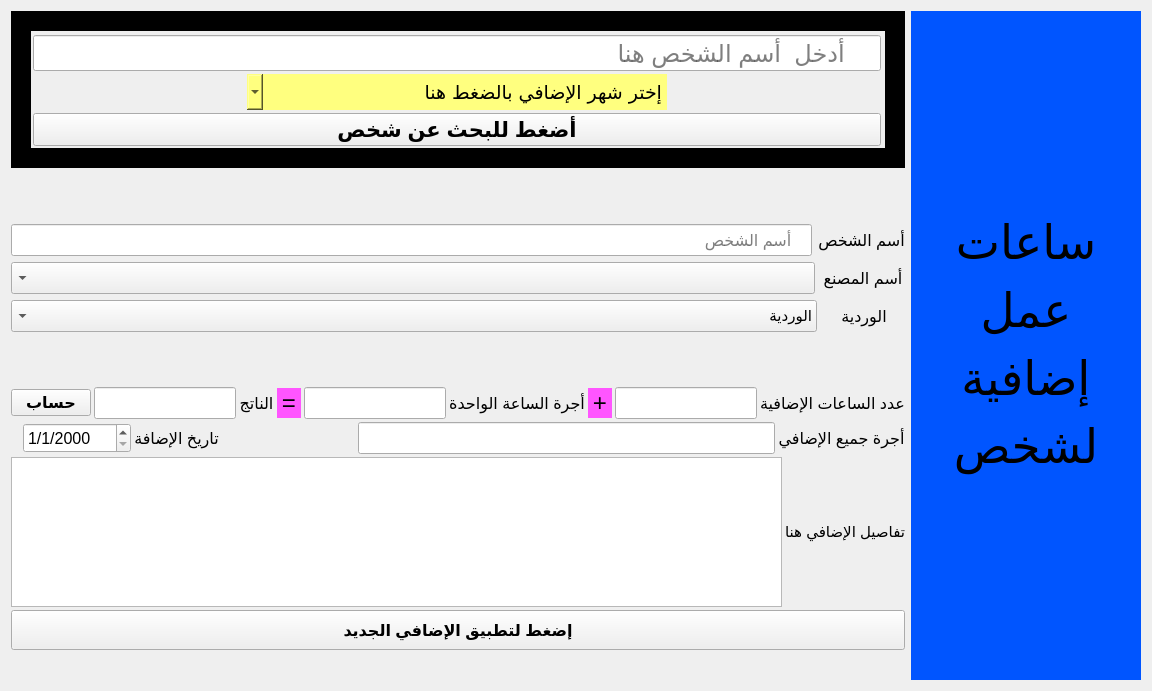
            <widget class="QWidget" name="page_8">
             <layout class="QVBoxLayout" name="verticalLayout_17">
              <item>
               <layout class="QGridLayout" name="gridLayout_4">
                <item row="0" column="0">
                 <widget class="QGroupBox" name="groupBox_4">
                  <property name="styleSheet">
                   <string notr="true">QGroupBox{
border:20px solid rgb(0, 0, 0);
}</string>
                  </property>
                  <property name="title">
                   <string/>
                  </property>
                  <layout class="QVBoxLayout" name="verticalLayout_16">
                   <property name="spacing">
                    <number>3</number>
                   </property>
                   <property name="leftMargin">
                    <number>2</number>
                   </property>
                   <property name="topMargin">
                    <number>4</number>
                   </property>
                   <property name="rightMargin">
                    <number>4</number>
                   </property>
                   <property name="bottomMargin">
                    <number>2</number>
                   </property>
                   <item>
                    <widget class="QLineEdit" name="lineEdit_197">
                     <property name="minimumSize">
                      <size>
                       <width>0</width>
                       <height>32</height>
                      </size>
                     </property>
                     <property name="maximumSize">
                      <size>
                       <width>16777215</width>
                       <height>40</height>
                      </size>
                     </property>
                     <property name="font">
                      <font>
                       <family>Segoe UI</family>
                       <pointsize>18</pointsize>
                       <italic>false</italic>
                       <bold>false</bold>
                      </font>
                     </property>
                     <property name="placeholderText">
                      <string>     أدخل  أسم الشخص هنا</string>
                     </property>
                    </widget>
                   </item>
                   <item>
                    <layout class="QHBoxLayout" name="horizontalLayout_17">
                     <item>
                      <widget class="QLabel" name="label_50">
                       <property name="minimumSize">
                        <size>
                         <width>0</width>
                         <height>0</height>
                        </size>
                       </property>
                       <property name="maximumSize">
                        <size>
                         <width>211</width>
                         <height>16777215</height>
                        </size>
                       </property>
                       <property name="font">
                        <font>
                         <pointsize>20</pointsize>
                        </font>
                       </property>
                       <property name="styleSheet">
                        <string notr="true">border:0px solid rgb(0,0,0);</string>
                       </property>
                       <property name="text">
                        <string/>
                       </property>
                      </widget>
                     </item>
                     <item>
                      <widget class="QComboBox" name="comboBox_7">
                       <property name="minimumSize">
                        <size>
                         <width>0</width>
                         <height>36</height>
                        </size>
                       </property>
                       <property name="font">
                        <font>
                         <family>SimSun-ExtB</family>
                         <pointsize>14</pointsize>
                         <bold>false</bold>
                        </font>
                       </property>
                       <property name="layoutDirection">
                        <enum>Qt::RightToLeft</enum>
                       </property>
                       <property name="styleSheet">
                        <string notr="true">border:0px solid rgb(0,0,0);
background-color: rgb(255, 255, 127);</string>
                       </property>
                       <item>
                        <property name="text">
                         <string>                           إختر شهر الإضافي بالضغط هنا</string>
                        </property>
                       </item>
                      </widget>
                     </item>
                     <item>
                      <widget class="QLabel" name="label_51">
                       <property name="minimumSize">
                        <size>
                         <width>0</width>
                         <height>0</height>
                        </size>
                       </property>
                       <property name="maximumSize">
                        <size>
                         <width>211</width>
                         <height>16777215</height>
                        </size>
                       </property>
                       <property name="font">
                        <font>
                         <pointsize>20</pointsize>
                        </font>
                       </property>
                       <property name="styleSheet">
                        <string notr="true">border:0px solid rgb(0,0,0);</string>
                       </property>
                       <property name="text">
                        <string/>
                       </property>
                      </widget>
                     </item>
                    </layout>
                   </item>
                   <item>
                    <widget class="QPushButton" name="pushButton_11">
                     <property name="minimumSize">
                      <size>
                       <width>0</width>
                       <height>32</height>
                      </size>
                     </property>
                     <property name="maximumSize">
                      <size>
                       <width>16777215</width>
                       <height>40</height>
                      </size>
                     </property>
                     <property name="font">
                      <font>
                       <pointsize>16</pointsize>
                       <bold>true</bold>
                      </font>
                     </property>
                     <property name="styleSheet">
                      <string notr="true">QPushButton::hover{
background-color:rgb(255, 170, 127);
}</string>
                     </property>
                     <property name="text">
                      <string>أضغط للبحث عن شخص</string>
                     </property>
                    </widget>
                   </item>
                  </layout>
                 </widget>
                </item>
                <item row="0" column="1" rowspan="3">
                 <widget class="QLabel" name="label_4">
                  <property name="minimumSize">
                   <size>
                    <width>230</width>
                    <height>0</height>
                   </size>
                  </property>
                  <property name="font">
                   <font>
                    <family>Lucida Sans Typewriter</family>
                    <pointsize>35</pointsize>
                    <bold>false</bold>
                   </font>
                  </property>
                  <property name="contextMenuPolicy">
                   <enum>Qt::ActionsContextMenu</enum>
                  </property>
                  <property name="acceptDrops">
                   <bool>false</bool>
                  </property>
                  <property name="styleSheet">
                   <string notr="true">background-color: rgb(0, 85, 255);</string>
                  </property>
                  <property name="frameShape">
                   <enum>QFrame::NoFrame</enum>
                  </property>
                  <property name="frameShadow">
                   <enum>QFrame::Plain</enum>
                  </property>
                  <property name="text">
                   <string>&lt;html&gt;&lt;head/&gt;&lt;body&gt;&lt;p&gt;ساعات&lt;/p&gt;&lt;p&gt; عمل&lt;/p&gt;&lt;p&gt;إضافية&lt;/p&gt;&lt;p&gt; لشخص&lt;/p&gt;&lt;/body&gt;&lt;/html&gt;</string>
                  </property>
                  <property name="alignment">
                   <set>Qt::AlignCenter</set>
                  </property>
                 </widget>
                </item>
                <item row="1" column="0">
                 <layout class="QGridLayout" name="gridLayout_3">
                  <property name="sizeConstraint">
                   <enum>QLayout::SetNoConstraint</enum>
                  </property>
                  <item row="1" column="0">
                   <layout class="QHBoxLayout" name="horizontalLayout_9">
                    <property name="topMargin">
                     <number>0</number>
                    </property>
                    <item>
                     <widget class="QLineEdit" name="lineEdit_186">
                      <property name="minimumSize">
                       <size>
                        <width>0</width>
                        <height>32</height>
                       </size>
                      </property>
                      <property name="font">
                       <font>
                        <family>Segoe UI</family>
                        <pointsize>12</pointsize>
                        <italic>false</italic>
                        <bold>false</bold>
                       </font>
                      </property>
                      <property name="toolTip">
                       <string>&lt;html&gt;&lt;head/&gt;&lt;body&gt;&lt;p&gt;&lt;span style=&quot; font-size:10pt; color:#5555ff;&quot;&gt;غير أسم الشخص من هذه الخانة&lt;/span&gt;&lt;/p&gt;&lt;/body&gt;&lt;/html&gt;</string>
                      </property>
                      <property name="placeholderText">
                       <string>    أسم الشخص</string>
                      </property>
                     </widget>
                    </item>
                    <item>
                     <widget class="QLabel" name="label_3">
                      <property name="font">
                       <font>
                        <pointsize>12</pointsize>
                       </font>
                      </property>
                      <property name="text">
                       <string>أسم الشخص</string>
                      </property>
                      <property name="alignment">
                       <set>Qt::AlignCenter</set>
                      </property>
                     </widget>
                    </item>
                   </layout>
                  </item>
                  <item row="3" column="0">
                   <layout class="QHBoxLayout" name="horizontalLayout_11" stretch="1,0">
                    <item>
                     <widget class="QComboBox" name="comboBox_13">
                      <property name="minimumSize">
                       <size>
                        <width>0</width>
                        <height>32</height>
                       </size>
                      </property>
                      <property name="font">
                       <font>
                        <pointsize>11</pointsize>
                       </font>
                      </property>
                      <property name="cursor">
                       <cursorShape>PointingHandCursor</cursorShape>
                      </property>
                      <property name="toolTip">
                       <string>&lt;html&gt;&lt;head/&gt;&lt;body&gt;&lt;p&gt;&lt;span style=&quot; font-size:10pt; color:#5500ff;&quot;&gt;إضغط لإختيار الوردية&lt;/span&gt;&lt;/p&gt;&lt;/body&gt;&lt;/html&gt;</string>
                      </property>
                      <property name="layoutDirection">
                       <enum>Qt::RightToLeft</enum>
                      </property>
                      <item>
                       <property name="text">
                        <string>الوردية</string>
                       </property>
                      </item>
                      <item>
                       <property name="text">
                        <string>الوردية الأولي</string>
                       </property>
                      </item>
                      <item>
                       <property name="text">
                        <string>الوردية الثانية</string>
                       </property>
                      </item>
                      <item>
                       <property name="text">
                        <string>الوردية الثالثة</string>
                       </property>
                      </item>
                     </widget>
                    </item>
                    <item>
                     <widget class="QLabel" name="label_9">
                      <property name="minimumSize">
                       <size>
                        <width>82</width>
                        <height>0</height>
                       </size>
                      </property>
                      <property name="font">
                       <font>
                        <pointsize>12</pointsize>
                       </font>
                      </property>
                      <property name="text">
                       <string>الوردية</string>
                      </property>
                      <property name="alignment">
                       <set>Qt::AlignCenter</set>
                      </property>
                     </widget>
                    </item>
                   </layout>
                  </item>
                  <item row="2" column="0">
                   <layout class="QHBoxLayout" name="horizontalLayout_10" stretch="1,0">
                    <item>
                     <widget class="QComboBox" name="comboBox_12">
                      <property name="minimumSize">
                       <size>
                        <width>0</width>
                        <height>32</height>
                       </size>
                      </property>
                      <property name="font">
                       <font>
                        <pointsize>11</pointsize>
                       </font>
                      </property>
                      <property name="cursor">
                       <cursorShape>PointingHandCursor</cursorShape>
                      </property>
                      <property name="toolTip">
                       <string>&lt;html&gt;&lt;head/&gt;&lt;body&gt;&lt;p&gt;&lt;span style=&quot; font-size:10pt; color:#5500ff;&quot;&gt;إضغط لإختيار أسم المصنغ&lt;/span&gt;&lt;/p&gt;&lt;/body&gt;&lt;/html&gt;</string>
                      </property>
                      <property name="layoutDirection">
                       <enum>Qt::RightToLeft</enum>
                      </property>
                      <property name="currentText">
                       <string/>
                      </property>
                     </widget>
                    </item>
                    <item>
                     <widget class="QLabel" name="label_8">
                      <property name="minimumSize">
                       <size>
                        <width>84</width>
                        <height>0</height>
                       </size>
                      </property>
                      <property name="font">
                       <font>
                        <pointsize>12</pointsize>
                       </font>
                      </property>
                      <property name="text">
                       <string>أسم المصنع</string>
                      </property>
                      <property name="alignment">
                       <set>Qt::AlignCenter</set>
                      </property>
                     </widget>
                    </item>
                   </layout>
                  </item>
                  <item row="0" column="0">
                   <widget class="QLabel" name="label_7">
                    <property name="minimumSize">
                     <size>
                      <width>0</width>
                      <height>44</height>
                     </size>
                    </property>
                    <property name="text">
                     <string/>
                    </property>
                    <property name="alignment">
                     <set>Qt::AlignCenter</set>
                    </property>
                   </widget>
                  </item>
                 </layout>
                </item>
                <item row="2" column="0">
                 <layout class="QVBoxLayout" name="verticalLayout_13" stretch="1,1,0,1">
                  <property name="spacing">
                   <number>3</number>
                  </property>
                  <property name="sizeConstraint">
                   <enum>QLayout::SetNoConstraint</enum>
                  </property>
                  <property name="topMargin">
                   <number>49</number>
                  </property>
                  <property name="bottomMargin">
                   <number>30</number>
                  </property>
                  <item>
                   <layout class="QHBoxLayout" name="horizontalLayout_8">
                    <item>
                     <widget class="QPushButton" name="pushButton_13">
                      <property name="font">
                       <font>
                        <pointsize>12</pointsize>
                        <bold>true</bold>
                       </font>
                      </property>
                      <property name="styleSheet">
                       <string notr="true">QPushButton::hover{
background-color:rgb(255, 170, 127);
}</string>
                      </property>
                      <property name="text">
                       <string>حساب</string>
                      </property>
                     </widget>
                    </item>
                    <item>
                     <widget class="QLineEdit" name="lineEdit_190">
                      <property name="minimumSize">
                       <size>
                        <width>0</width>
                        <height>32</height>
                       </size>
                      </property>
                      <property name="font">
                       <font>
                        <family>Segoe UI</family>
                        <pointsize>12</pointsize>
                        <italic>false</italic>
                        <bold>false</bold>
                       </font>
                      </property>
                      <property name="toolTip">
                       <string>&lt;html&gt;&lt;head/&gt;&lt;body&gt;&lt;p&gt;&lt;span style=&quot; font-size:10pt; color:#5555ff;&quot;&gt;غير أسم الشخص من هذه الخانة&lt;/span&gt;&lt;/p&gt;&lt;/body&gt;&lt;/html&gt;</string>
                      </property>
                      <property name="placeholderText">
                       <string/>
                      </property>
                     </widget>
                    </item>
                    <item>
                     <widget class="QLabel" name="label_24">
                      <property name="font">
                       <font>
                        <pointsize>12</pointsize>
                       </font>
                      </property>
                      <property name="text">
                       <string>الناتج</string>
                      </property>
                      <property name="alignment">
                       <set>Qt::AlignCenter</set>
                      </property>
                     </widget>
                    </item>
                    <item>
                     <widget class="QLabel" name="label_23">
                      <property name="minimumSize">
                       <size>
                        <width>24</width>
                        <height>0</height>
                       </size>
                      </property>
                      <property name="maximumSize">
                       <size>
                        <width>16777215</width>
                        <height>30</height>
                       </size>
                      </property>
                      <property name="font">
                       <font>
                        <pointsize>18</pointsize>
                       </font>
                      </property>
                      <property name="styleSheet">
                       <string notr="true">background-color: rgb(255, 85, 255);</string>
                      </property>
                      <property name="text">
                       <string>=</string>
                      </property>
                      <property name="alignment">
                       <set>Qt::AlignCenter</set>
                      </property>
                     </widget>
                    </item>
                    <item>
                     <layout class="QHBoxLayout" name="horizontalLayout_5">
                      <item>
                       <widget class="QLineEdit" name="lineEdit_188">
                        <property name="minimumSize">
                         <size>
                          <width>0</width>
                          <height>32</height>
                         </size>
                        </property>
                        <property name="font">
                         <font>
                          <family>Segoe UI</family>
                          <pointsize>12</pointsize>
                          <italic>false</italic>
                          <bold>false</bold>
                         </font>
                        </property>
                        <property name="toolTip">
                         <string>&lt;html&gt;&lt;head/&gt;&lt;body&gt;&lt;p&gt;&lt;span style=&quot; font-size:10pt; color:#5555ff;&quot;&gt;غير أسم الشخص من هذه الخانة&lt;/span&gt;&lt;/p&gt;&lt;/body&gt;&lt;/html&gt;</string>
                        </property>
                        <property name="placeholderText">
                         <string/>
                        </property>
                       </widget>
                      </item>
                      <item>
                       <widget class="QLabel" name="label_11">
                        <property name="font">
                         <font>
                          <pointsize>12</pointsize>
                         </font>
                        </property>
                        <property name="text">
                         <string>أجرة الساعة الواحدة</string>
                        </property>
                        <property name="alignment">
                         <set>Qt::AlignCenter</set>
                        </property>
                       </widget>
                      </item>
                     </layout>
                    </item>
                    <item>
                     <widget class="QLabel" name="label_6">
                      <property name="minimumSize">
                       <size>
                        <width>24</width>
                        <height>0</height>
                       </size>
                      </property>
                      <property name="maximumSize">
                       <size>
                        <width>16777215</width>
                        <height>30</height>
                       </size>
                      </property>
                      <property name="font">
                       <font>
                        <pointsize>18</pointsize>
                       </font>
                      </property>
                      <property name="styleSheet">
                       <string notr="true">background-color: rgb(255, 85, 255);</string>
                      </property>
                      <property name="text">
                       <string>+</string>
                      </property>
                      <property name="alignment">
                       <set>Qt::AlignCenter</set>
                      </property>
                     </widget>
                    </item>
                    <item>
                     <layout class="QHBoxLayout" name="horizontalLayout_6">
                      <item>
                       <widget class="QLineEdit" name="lineEdit_187">
                        <property name="minimumSize">
                         <size>
                          <width>0</width>
                          <height>32</height>
                         </size>
                        </property>
                        <property name="font">
                         <font>
                          <family>Segoe UI</family>
                          <pointsize>12</pointsize>
                          <italic>false</italic>
                          <bold>false</bold>
                         </font>
                        </property>
                        <property name="toolTip">
                         <string>&lt;html&gt;&lt;head/&gt;&lt;body&gt;&lt;p&gt;&lt;span style=&quot; font-size:10pt; color:#5555ff;&quot;&gt;غير أسم الشخص من هذه الخانة&lt;/span&gt;&lt;/p&gt;&lt;/body&gt;&lt;/html&gt;</string>
                        </property>
                        <property name="placeholderText">
                         <string/>
                        </property>
                       </widget>
                      </item>
                      <item>
                       <widget class="QLabel" name="label_10">
                        <property name="font">
                         <font>
                          <pointsize>12</pointsize>
                         </font>
                        </property>
                        <property name="text">
                         <string>عدد الساعات الإضافية</string>
                        </property>
                        <property name="alignment">
                         <set>Qt::AlignCenter</set>
                        </property>
                       </widget>
                      </item>
                     </layout>
                    </item>
                   </layout>
                  </item>
                  <item>
                   <layout class="QHBoxLayout" name="horizontalLayout_7">
                    <item>
                     <widget class="QLabel" name="label_27">
                      <property name="font">
                       <font>
                        <pointsize>12</pointsize>
                       </font>
                      </property>
                      <property name="text">
                       <string/>
                      </property>
                      <property name="alignment">
                       <set>Qt::AlignCenter</set>
                      </property>
                     </widget>
                    </item>
                    <item>
                     <widget class="QDateEdit" name="dateEdit_2">
                      <property name="minimumSize">
                       <size>
                        <width>106</width>
                        <height>30</height>
                       </size>
                      </property>
                      <property name="maximumSize">
                       <size>
                        <width>16777215</width>
                        <height>16777215</height>
                       </size>
                      </property>
                      <property name="font">
                       <font>
                        <family>Segoe UI</family>
                        <pointsize>12</pointsize>
                        <italic>false</italic>
                        <bold>false</bold>
                       </font>
                      </property>
                      <property name="styleSheet">
                       <string notr="true">font: 12pt &quot;Segoe UI&quot;;</string>
                      </property>
                      <property name="displayFormat">
                       <string>d/M/yyyy</string>
                      </property>
                     </widget>
                    </item>
                    <item>
                     <widget class="QLabel" name="label_25">
                      <property name="font">
                       <font>
                        <pointsize>12</pointsize>
                       </font>
                      </property>
                      <property name="text">
                       <string>تاريخ الإضافة</string>
                      </property>
                      <property name="alignment">
                       <set>Qt::AlignCenter</set>
                      </property>
                     </widget>
                    </item>
                    <item>
                     <widget class="QLabel" name="label_26">
                      <property name="minimumSize">
                       <size>
                        <width>133</width>
                        <height>0</height>
                       </size>
                      </property>
                      <property name="font">
                       <font>
                        <pointsize>12</pointsize>
                       </font>
                      </property>
                      <property name="text">
                       <string/>
                      </property>
                      <property name="alignment">
                       <set>Qt::AlignCenter</set>
                      </property>
                     </widget>
                    </item>
                    <item>
                     <widget class="QLineEdit" name="lineEdit_198">
                      <property name="minimumSize">
                       <size>
                        <width>0</width>
                        <height>32</height>
                       </size>
                      </property>
                      <property name="font">
                       <font>
                        <family>Segoe UI</family>
                        <pointsize>12</pointsize>
                        <italic>false</italic>
                        <bold>false</bold>
                       </font>
                      </property>
                      <property name="toolTip">
                       <string>&lt;html&gt;&lt;head/&gt;&lt;body&gt;&lt;p&gt;&lt;span style=&quot; font-size:10pt; color:#5500ff;&quot;&gt;غير الرقم القومي للشخص من هنا&lt;/span&gt;&lt;/p&gt;&lt;/body&gt;&lt;/html&gt;</string>
                      </property>
                      <property name="text">
                       <string/>
                      </property>
                      <property name="placeholderText">
                       <string/>
                      </property>
                     </widget>
                    </item>
                    <item>
                     <widget class="QLabel" name="label_12">
                      <property name="font">
                       <font>
                        <pointsize>12</pointsize>
                       </font>
                      </property>
                      <property name="text">
                       <string>أجرة جميع الإضافي</string>
                      </property>
                      <property name="alignment">
                       <set>Qt::AlignCenter</set>
                      </property>
                     </widget>
                    </item>
                   </layout>
                  </item>
                  <item>
                   <layout class="QHBoxLayout" name="horizontalLayout_15">
                    <item>
                     <widget class="QPlainTextEdit" name="plainTextEdit_2">
                      <property name="maximumSize">
                       <size>
                        <width>16777215</width>
                        <height>150</height>
                       </size>
                      </property>
                      <property name="font">
                       <font>
                        <pointsize>12</pointsize>
                       </font>
                      </property>
                      <property name="plainText">
                       <string/>
                      </property>
                      <property name="placeholderText">
                       <string/>
                      </property>
                     </widget>
                    </item>
                    <item>
                     <widget class="QLabel" name="label_39">
                      <property name="font">
                       <font>
                        <pointsize>11</pointsize>
                       </font>
                      </property>
                      <property name="text">
                       <string>تفاصيل الإضافي هنا</string>
                      </property>
                     </widget>
                    </item>
                   </layout>
                  </item>
                  <item>
                   <widget class="QPushButton" name="pushButton_3">
                    <property name="minimumSize">
                     <size>
                      <width>0</width>
                      <height>40</height>
                     </size>
                    </property>
                    <property name="font">
                     <font>
                      <pointsize>12</pointsize>
                      <bold>true</bold>
                     </font>
                    </property>
                    <property name="styleSheet">
                     <string notr="true">QPushButton::hover{
background-color:rgb(255, 170, 127);
}</string>
                    </property>
                    <property name="text">
                     <string>إضغط لتطبيق الإضافي الجديد</string>
                    </property>
                   </widget>
                  </item>
                 </layout>
                </item>
               </layout>
              </item>
             </layout>
            </widget>
